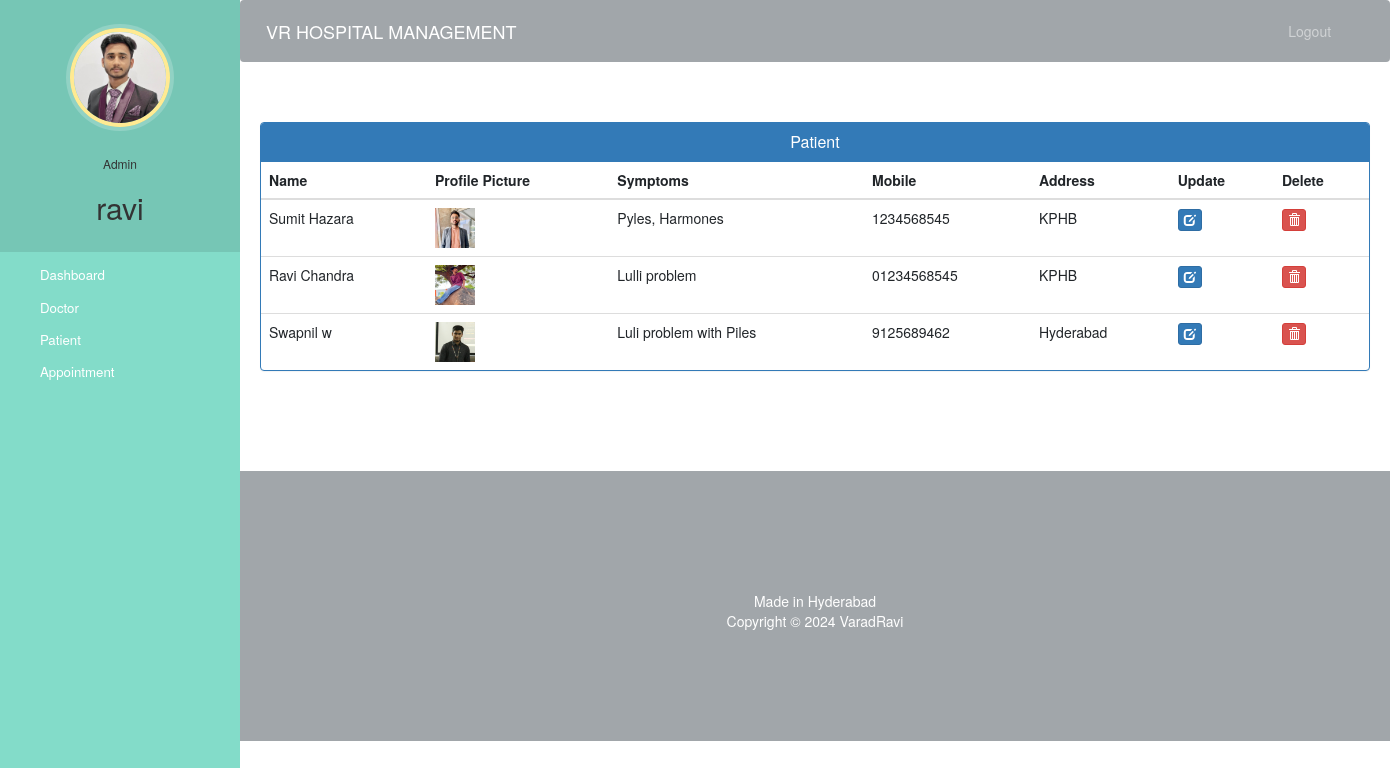
The page /admin-view-patient (signed in) on the database its author committed.
### hospital/models.py (models this page shows, shortened)
class Patient(models.Model):
    user=models.OneToOneField(User,on_delete=models.CASCADE)
    profile_pic= models.ImageField(upload_to='profile_pic/PatientProfilePic/',null=True,blank=True)
    address = models.CharField(max_length=40)
    mobile = models.CharField(max_length=20,null=False)
    symptoms = models.CharField(max_length=100,null=False)
    assignedDoctorId = models.PositiveIntegerField(null=True)
    admitDate=models.DateField(auto_now=True)
    status=models.BooleanField(default=False)
    @property
    def get_name(self):
        return self.user.first_name+" "+self.user.last_name

### hospital/views.py (the view)
# urls.py: path('admin-view-patient', views.admin_view_patient_view,name='admin-view-patient'),
@login_required(login_url='adminlogin')
@user_passes_test(is_admin)
def admin_view_patient_view(request):
    patients=models.Patient.objects.all().filter(status=True)
    return render(request,'hospital/admin_view_patient.html',{'patients':patients})

### hospital/views.py (called while the page is built)
def is_admin(user):
    return user.groups.filter(name='ADMIN').exists()

### templates/hospital/admin_view_patient.html (shortened to what this page needs)
{% extends 'hospital/admin_base.html' %}
{% block content %}
{%load static%}
<head>
  <link href="//netdna.bootstrapcdn.com/bootstrap/3.0.0/css/bootstrap.min.css" rel="stylesheet" id="bootstrap-css">
</head>
<div class="container">
  <div class="panel panel-primary">
    <div class="panel-heading">
      <h6 class="panel-title">Patient</h6>
    </div>
    <table class="table table-hover" id="dev-table">
      <thead>
        <tr>
          <th>Name</th>
          <th>Profile Picture</th>
          <th>Symptoms</th>
          <th>Mobile</th>
          <th>Address</th>
          <th>Update</th>
          <th>Delete</th>
        </tr>
      </thead>
      {% for p in patients %}
      <tr>
        <td> {{p.get_name}}</td>
        <td> <img src="{% static p.profile_pic.url %}" alt="Profile Pic" height="40px" width="40px" /></td>
        <td>{{p.symptoms}}</td>
        <td>{{p.mobile}}</td>
        <td>{{p.address}}</td>
        <td><a class="btn btn-primary btn-xs" href="{% url 'update-patient' p.id  %}"><span class="glyphicon glyphicon-edit"></span></a></td>
        <td><a class="btn btn-danger btn-xs" href="{% url 'delete-patient-from-hospital' p.id  %}"><span class="glyphicon glyphicon-trash"></span></a></td>
      </tr>
      {% endfor %}
    </table>
  </div>
</div>
{% endblock content %}

### templates/hospital/admin_base.html (shortened to what this page needs)
<!DOCTYPE html>
{% load static %}
<html lang="en">
<head>
  <link rel="stylesheet" href="https://stackpath.bootstrapcdn.com/bootstrap/4.3.1/css/bootstrap.min.css">
  <link rel="stylesheet" href="https://maxcdn.bootstrapcdn.com/font-awesome/4.7.0/css/font-awesome.min.css">
  <link rel="stylesheet" href="{% static '/style.css' %}">
</head>
<body>
  <nav class="menu" tabindex="0">
    <header class="avatar">
      <img src="{% static "images/adminpropic.png" %}" />
      <br><br>
      <h6>Admin</h6>
      <h2>{{request.user.first_name}}</h2>
    </header>
    <ul>
      <li tabindex="0" class="icon-dashboard"> <a style="color:white; text-decoration:none;" href="/admin-dashboard"><span>Dashboard</span></a> </li>
      <li tabindex="0" class="icon-customers"> <a style="color:white; text-decoration:none;" href="/admin-doctor"><span>Doctor</span></a></li>
      <li tabindex="0" class="icon-users"> <a style="color:white; text-decoration:none;" href="/admin-patient"><span>Patient</span></a></li>
      <li tabindex="0" class="icon-calendar"> <a style="color:white; text-decoration:none;" href="/admin-appointment"><span>Appointment</span></a></li>
    </ul>
  </nav>
  <main>
    <div class="bs-example">
      <nav class="navbar navbar-expand-md  navbar-dark fixed-top" style="background:#a1a6aa;">
        <a href="/admin-dashboard" class="navbar-brand">VR HOSPITAL MANAGEMENT</a>
        <div class="collapse navbar-collapse justify-content-between" id="navbarCollapse">
          <div class="navbar-nav" style=" margin-left: 90%;">
            <a href="/logout" class="nav-item nav-link">Logout</a>
          </div>
        </div>
      </nav>
    </div>
    <br><br>
    {% block content %}
    {% endblock content %}
    <br><br><br><br>
    <footer>
      <br>
      <div class="container">
        <div class="row">
          <div class="col-md-12 col-sm-12">
            <div style="color:#ffffff;" class="wow fadeInUp footer-copyright">
              <p>Made in Hyderabad <br>
                Copyright &copy; 2024 VaradRavi </p>
            </div>
          </div>
        </div>
      </div>
    </footer>
  </main>
</body>
</html>

### static/style.css (style rules this page uses)
body { padding-left: 240px; }
main { position: relative; height: 100vh; }
.menu { background: #5bc995; height: 100vh; width: 240px; position: fixed; top: 0px; left: 0; z-index: 5; outline: none; }
.menu .avatar { background: rgba(0, 0, 0, 0.1); padding: 2em 0.5em; text-align: center; }
.menu .avatar img { width: 100px; border-radius: 50%; overflow: hidden; border: 4px solid #ffea92; box-shadow: 0 0 0 4px rgba(255, 255, 255, 0.2); }
.menu .avatar h2 { font-weight: normal; margin-bottom: 0; }
.menu ul { list-style: none; padding: 0.5em 0; margin: 0; }
.menu ul li { padding: 0.5em 1em 0.5em 3em; font-size: 0.95em; font-weight: regular; background-repeat: no-repeat; background-position: left 15px center; background-size: auto 20px; transition: all 0.15s linear; cursor: pointer; }
.menu ul li.icon-dashboard { background-image: url("http://www.entypo.com/images//gauge.svg"); }
.menu ul li.icon-customers { background-image: url("http://www.entypo.com/images//briefcase.svg"); }
.menu ul li.icon-users { background-image: url("http://www.entypo.com/images//users.svg"); }
.menu ul li.icon-calendar { background-image: url("http://www.entypo.com/images//calendar.svg"); }

### templates/hospital/admin_base.html (style rules this page uses)
a:link { text-decoration: none; }
a { color: white; }
footer { padding: 0px 0px 0px 0px; background-color:#a1a6aa; margin: 0px; }
p { text-align: center; }
body { padding-left: 240px; }
main { position: relative; height: 100vh; }
.menu { background: #83dcc9; height: 100vh; width: 240px; position: fixed; top: 0px; left: 0; z-index: 5; outline: none; }
.menu .avatar { background: rgba(0, 0, 0, 0.1); padding: 2em 0.5em; text-align: center; }
.menu .avatar img { width: 100px; border-radius: 50%; overflow: hidden; border: 4px solid #ffea92; box-shadow: 0 0 0 4px rgba(255, 255, 255, 0.2); }
.menu .avatar h2 { font-weight: normal; margin-bottom: 0; }
.menu ul { list-style: none; padding: 0.5em 0; margin: 0; }
.menu ul li { padding: 0.5em 1em 0.5em 3em; font-size: 0.95em; font-weight: regular; background-repeat: no-repeat; background-position: left 15px center; background-size: auto 20px; transition: all 0.15s linear; cursor: pointer; }
.menu ul li.icon-dashboard { background-image: url("http://www.entypo.com/images//gauge.svg"); }
.menu ul li.icon-customers { background-image: url("http://www.entypo.com/images//briefcase.svg"); }
.menu ul li.icon-users { background-image: url("http://www.entypo.com/images//users.svg"); }
.menu ul li.icon-calendar { background-image: url("http://www.entypo.com/images//calendar.svg"); }

### templates/hospital/admin_view_patient.html (style rules this page uses)
a:link { text-decoration: none; }
h6 { text-align: center; }
.row { margin: 100px; }

### rows shown on the page
Patient: get_name "Sumit Hazara", profile_pic (picture), symptoms "Pyles, Harmones", mobile "1234568545", address "KPHB"
Patient: get_name "Ravi Chandra", profile_pic (picture), symptoms "Lulli problem", mobile "01234568545", address "KPHB"
Patient: get_name "Swapnil w", profile_pic (picture), symptoms "Luli problem with Piles", mobile "9125689462", address "Hyderabad"

### other values the page prints
{{ request.user.first_name }} "ravi"
